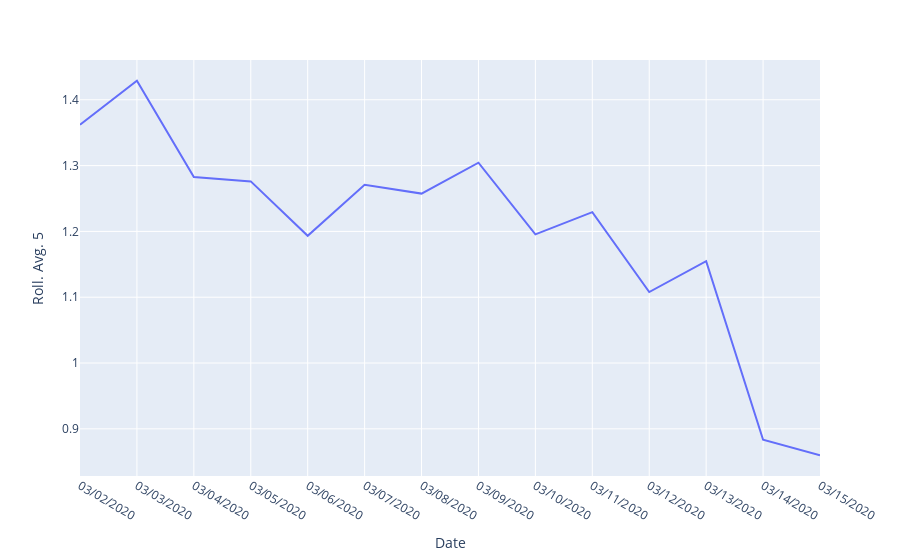

The cell this chart's notebook holds for it:
### Code cell
# Growth rate rolling avg. over previous 5 days -- Anything above 1 is exponential
fig = px.line(Italy_df[-14:], x='Date', y='Roll. Avg. 5')
fig.show()

### Figure 1 — Plotly figure (JSON) as saved in the notebook; plotly's stock layout.template omitted (floating-point values rounded to 4 significant figures)
{"data": [{"hoverlabel": {"namelength": 0}, "hovertemplate": "Date=%{x}<br>Roll. Avg. 5=%{y}", "legendgroup": "", "line": {"color": "#636efa", "dash": "solid"}, "mode": "lines", "name": "", "showlegend": false, "type": "scatter", "x": ["03/02/2020", "03/03/2020", "03/04/2020", "03/05/2020", "03/06/2020", "03/07/2020", "03/08/2020", "03/09/2020", "03/10/2020", "03/11/2020", "03/12/2020", "03/13/2020", "03/14/2020", "03/15/2020"], "xaxis": "x", "y": [1.362, 1.429, 1.283, 1.276, 1.193, 1.271, 1.257, 1.304, 1.195, 1.229, 1.108, 1.155, 0.8835, 0.86], "yaxis": "y"}], "layout": {"legend": {"tracegroupgap": 0}, "margin": {"t": 60}, "xaxis": {"anchor": "y", "domain": [0, 1], "title": {"text": "Date"}}, "yaxis": {"anchor": "x", "domain": [0, 1], "title": {"text": "Roll. Avg. 5"}}}}
